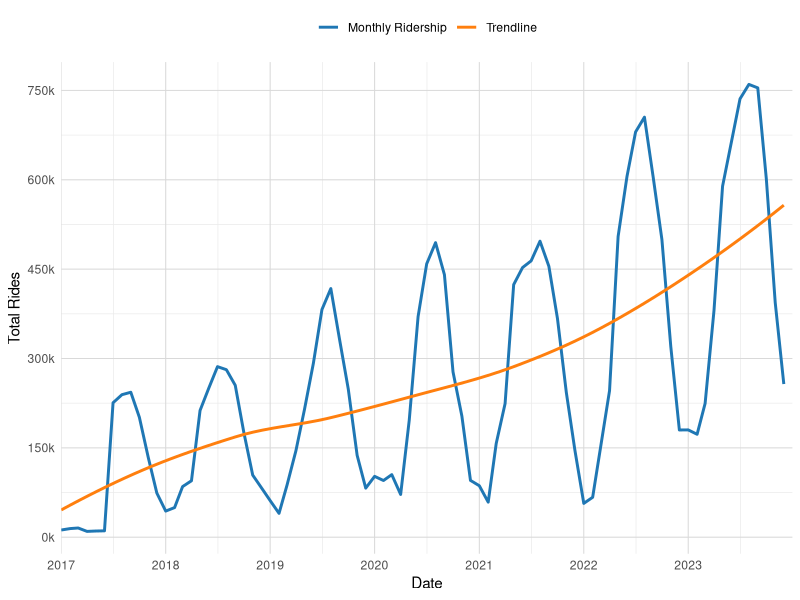
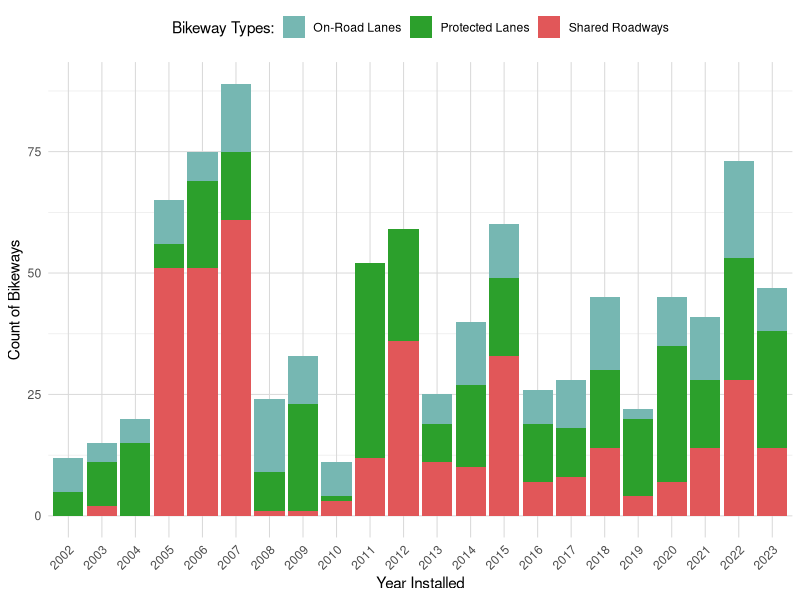
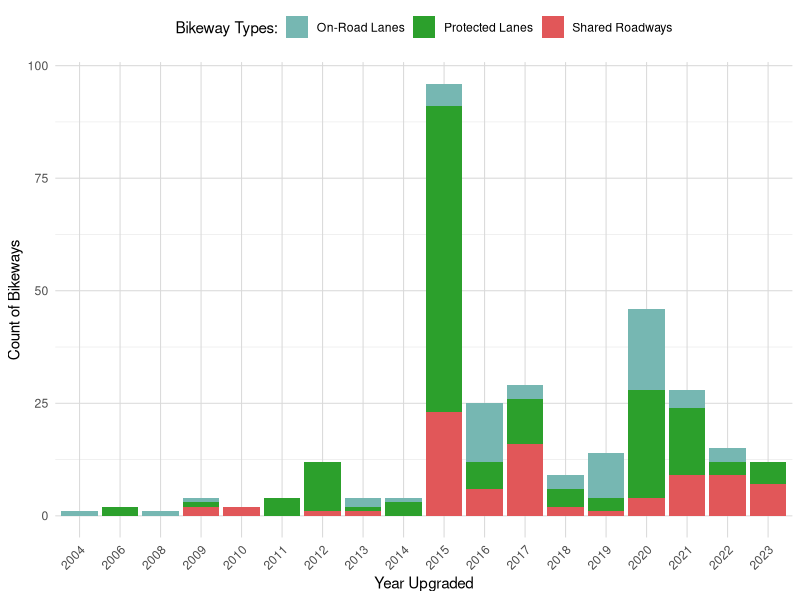
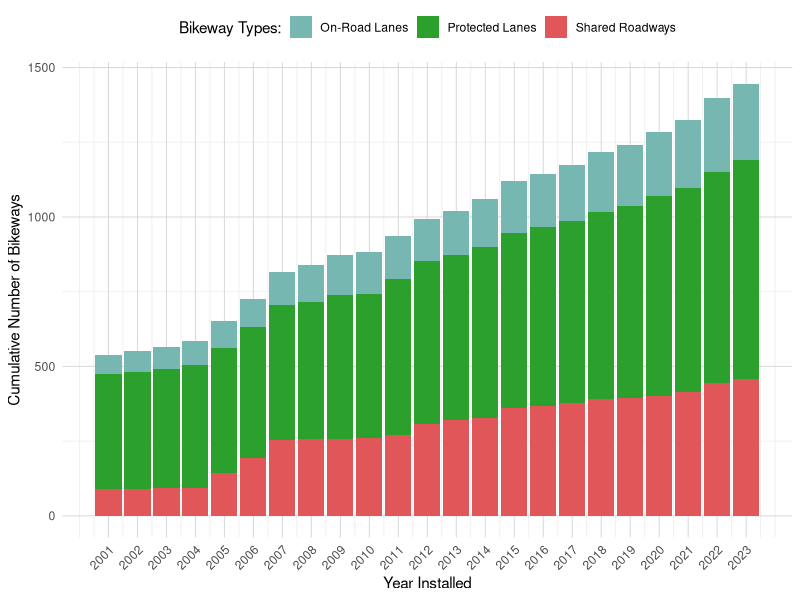
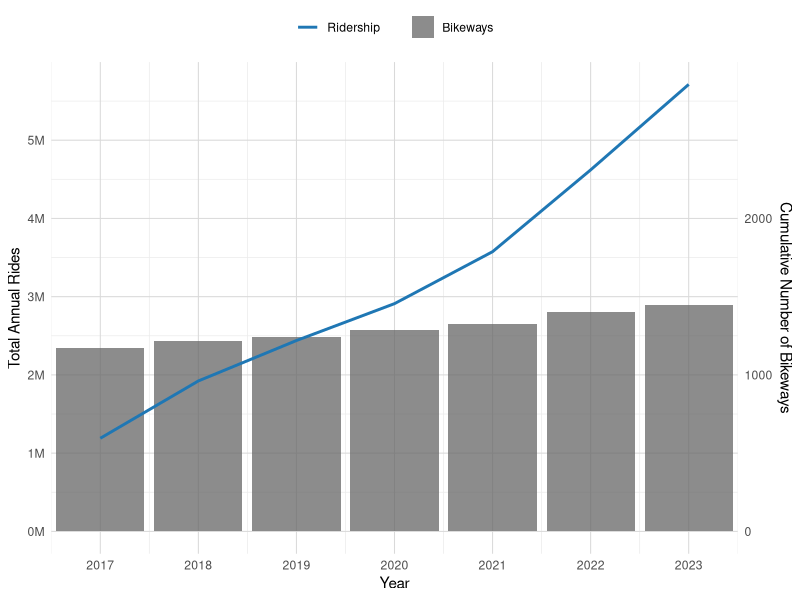
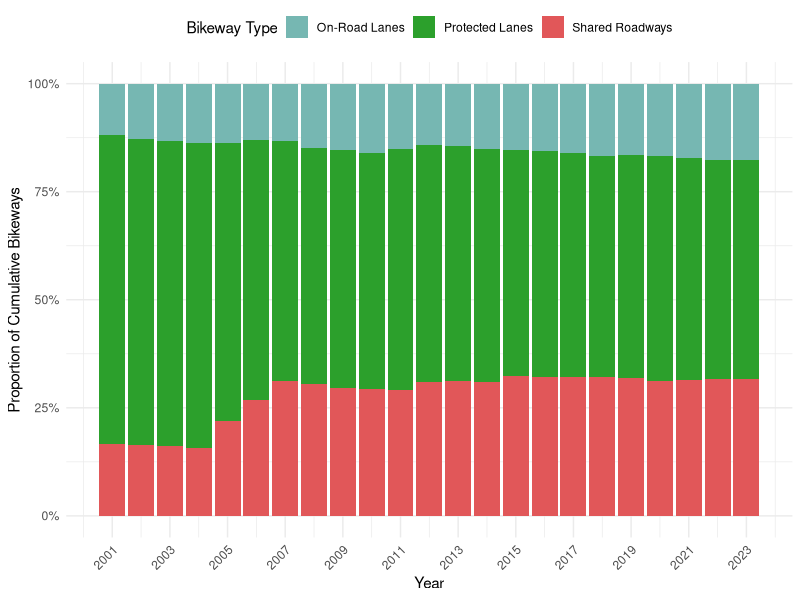

Generate these figures, in order, with R:
## ---- chunk 1
#| include: false
#| warning: false
#| message: false

library(tidyverse)
library(dplyr)
library(knitr)
library(lubridate)
library(ggplot2)

set.seed(778)
## ---- chunk 2
#| echo: false
#| warning: false
#| message: false

bikeShare_data <- read_csv(here::here(
  "data/analysis_data/monthly_aggregated_bikeshare_data.csv"))

bikeWay_data <- read_csv(here::here("data/analysis_data/bikeway_data.csv"))

bikeway_colors <- c("Shared Roadways" = "#e15759", 
                    "On-Road Lanes" = "#76b7b2",
                    "Protected Lanes" = "#2ca02c")
## ---- chunk 3
#| label: tbl-sample-bikeshare
#| tbl-cap: "Sample of Toronto's Bike Share Monthly Ridership Data (2017-2023)"
#| echo: false
#| warning: false
#| message: false

bikeShare_sample <- bikeShare_data %>% sample_n(5) %>% 
  as_tibble() %>% arrange(start_date)

colnames(bikeShare_sample) <- c("Year & Month", "Total Monthly Rides")

kable(bikeShare_sample, format.args = list(big.mark = ","))
## ---- chunk 4
#| label: tbl-ridership_summary_stats
#| tbl-cap: "Annual Bike Share Ridership Summary Statistics"
#| echo: false
#| warning: false
#| message: false

bikeShare_summary <- bikeShare_data %>%
  mutate(year = year(start_date)) %>%  
  group_by(year) %>%   
  summarise(
    total_rides = sum(total_rides),
    avg_monthly_rides = mean(total_rides)
  ) %>%
  mutate(
    year_on_year_growth = (total_rides - lag(total_rides)) / lag(total_rides) * 100
  ) %>%
  mutate(
    year_on_year_growth = round(year_on_year_growth, 2),  # Round to 2 decimal places
    total_rides = format(total_rides, big.mark = ","),  # Add comma separators
    avg_monthly_rides = format(round(avg_monthly_rides), big.mark = ",")  # Round and add comma separators
  )

colnames(bikeShare_summary) <- c("Year", "Total Rides", "Avg Monthly Rides", 
                                 "Year-on-year Growth (%)")

kable(bikeShare_summary)
## ---- chunk 5
#| label: tbl-sample_bikeway
#| tbl-cap: "Sample of Toronto's Cycling Network (Bikeways) Data (2001-2023)"
#| echo: false
#| warning: false
#| message: false

bikeWay_sample <- bikeWay_data %>% sample_n(5) %>% 
  as_tibble() %>% arrange(INSTALLED)

colnames(bikeWay_sample) <- c("Route ID", "Constructed Year", "Upgraded Year"
                              , "Bike Way Type")

kable(bikeWay_sample)
## ---- chunk 6
#| label: fig-ridership_monthly_graph
#| fig-cap: "Toronto Bike Share Monthly Ridership Trend (2017-2023)"
#| echo: false
#| warning: false
#| message: false

ggplot(bikeShare_data, aes(x = start_date, y = total_rides)) +
     geom_line(aes(color = "Monthly Ridership"), size = 1) +
     geom_smooth(aes(color = "Trendline"), method = "loess", se = FALSE) +
     labs(
       x = "Date",
       y = "Total Rides",
       color = NULL
     ) +
     theme_minimal() +
     scale_color_manual(values = c("Monthly Ridership" = "#1f77b4", 
                                   "Trendline" = "#ff7f0e")) +
     scale_x_date(
       date_breaks = "1 year", 
       date_labels = "%Y",
       limits = c(as.Date("2017-01-01"), as.Date("2023-12-31")),
       expand = c(0, 0)
     ) + 
     scale_y_continuous(
       labels = function(x) paste0(x/1000, "k"),
       breaks = seq(0, max(bikeShare_data$total_rides), by = 150000),
       minor_breaks = seq(0, max(bikeShare_data$total_rides), by = 75000)
     ) +
     theme(
       legend.position = "top",
       panel.grid.major = element_line(color = "gray85", linewidth = 0.35)
     )
## ---- chunk 7
#| label: fig-bikeway_type_constructed_graph
#| fig-cap: "Breakdown of Bikeway Types by Installation Year (2002-2023)"
#| fig-foot: "Bikeways installed prior to 2001 are shown with an install year of 2001"
#| echo: false
#| warning: false
#| message: false

bikeWay_type_summary <- bikeWay_data %>%
  filter(INSTALLED >= 2002 & INSTALLED <= 2023) %>%
  group_by(INSTALLED, INFRA_HIGHORDER) %>%
  summarise(count = n())

ggplot(bikeWay_type_summary, aes(x = as.factor(INSTALLED), y = count, fill = INFRA_HIGHORDER)) +
  geom_bar(stat = "identity", position = "stack") +
  scale_fill_manual(values = bikeway_colors) +
  labs(
    x = "Year Installed",
    y = "Count of Bikeways",
    fill = "Bikeway Types:"
  ) +
  theme_minimal() +
  theme(
    axis.text.x = element_text(angle = 45, hjust = 1),
    panel.grid.major = element_line(color = "gray85", linewidth=0.35),
    legend.position = "top"
  )
## ---- chunk 8
#| label: fig-bikeway_type_upgraded_graph
#| fig-cap: "Breakdown of Bikeway Types by Upgraded Year (2002-2023)"
#| echo: false
#| warning: false
#| message: false

bikeWay_type_summary <- bikeWay_data %>%
  filter(UPGRADED >= 2002 & UPGRADED <= 2023) %>%
  group_by(UPGRADED, INFRA_HIGHORDER) %>%
  summarise(count = n()) %>%
  drop_na(UPGRADED)

ggplot(bikeWay_type_summary, aes(x = as.factor(UPGRADED), y = count, fill = INFRA_HIGHORDER)) +
  geom_bar(stat = "identity", position = "stack") +
  scale_fill_manual(values = bikeway_colors) +
  labs(
    x = "Year Upgraded",
    y = "Count of Bikeways",
    fill = "Bikeway Types:"
  ) +
  theme_minimal() +
  theme(
    axis.text.x = element_text(angle = 45, hjust = 1),
    panel.grid.major = element_line(color = "gray85", linewidth=0.35),
    legend.position = "top"
  )
## ---- chunk 9
#| label: fig-cumulative-growth
#| fig-cap: "Cumulative Bikeway types by Installed Year (2001-2023)"
#| echo: false
#| warning: false
#| message: false

cumulative_bikeways <- bikeWay_data %>%
  filter(INSTALLED >= 2001 & INSTALLED <= 2023) %>%
  group_by(INSTALLED, INFRA_HIGHORDER) %>%
  summarise(count = n(), .groups = "drop") %>%
  complete(INSTALLED = 2001:2023, INFRA_HIGHORDER, fill = list(count = 0)) %>%
  arrange(INFRA_HIGHORDER, INSTALLED) %>%
  group_by(INFRA_HIGHORDER) %>%
  mutate(cumulative_count = cumsum(count)) %>%
  ungroup()

# Create the bar graph
ggplot(cumulative_bikeways, aes(x = INSTALLED, y = cumulative_count, fill = INFRA_HIGHORDER)) +
  geom_bar(stat = "identity", position = "stack") +
  scale_fill_manual(values = bikeway_colors) +
  labs(
    x = "Year Installed",
    y = "Cumulative Number of Bikeways",
    fill = "Bikeway Types:"
  ) +
  theme_minimal() +
  theme(
    axis.text.x = element_text(angle = 45, hjust = 1),
    panel.grid.major = element_line(color = "gray85", linewidth = 0.35),
    legend.position = "top"
  ) +
  scale_x_continuous(breaks = seq(2001, 2023, by = 1))
## ---- chunk 10
#| label: fig-combined_ridership_bikeways_graph
#| fig-cap: "Comparison of Annual Bike Share Ridership and Cumulative Bikeways (2017-2023)"
#| echo: false
#| warning: false
#| message: false

# Summarize cumulative bikeway data for the years 2017-2023
bikeWay_cumulative_summary <- bikeWay_data %>%
  filter(INSTALLED <= 2023) %>%
  group_by(INSTALLED) %>%
  summarise(total_bikeways_installed = n()) %>%
  mutate(cumulative_bikeways = cumsum(total_bikeways_installed)) %>%
  filter(INSTALLED >= 2017)

# Summarize bike share data for the years 2017-2023
bikeShare_yearly_summary <- bikeShare_data %>%
  mutate(year = year(start_date)) %>%
  filter(year >= 2017 & year <= 2023) %>%
  group_by(year) %>%
  summarise(total_rides = sum(total_rides))

# Merge the two datasets by year
combined_data <- left_join(bikeShare_yearly_summary, 
                           bikeWay_cumulative_summary, 
                           by = c("year" = "INSTALLED"))


ggplot(combined_data, aes(x = year)) +
  geom_bar(aes(y = cumulative_bikeways * 2000, fill = "Bikeways"), 
           stat = "identity", alpha = 0.75) +
  geom_line(aes(y = total_rides, color = "Ridership"), size = 1) +
  scale_y_continuous(
    name = "Total Annual Rides", 
    sec.axis = sec_axis(~ . / 2000, name = "Cumulative Number of Bikeways"),
    labels = function(x) paste0(x/1000000, "M"),
    breaks = seq(0, max(combined_data$total_rides), by = 1000000),
    minor_breaks = seq(0, max(combined_data$total_rides), by = 500000)
  ) +
  scale_x_continuous(
    breaks = seq(2017, 2023, by = 1),
    limits = c(2016.5, 2023.5),
    expand = c(0, 0)
  ) +
  scale_color_manual(values = c("Ridership" = "#1f77b4")) +
  scale_fill_manual(values = c("Bikeways" = "gray40")) +
  labs(
    x = "Year",
    color = NULL,
    fill = NULL
  ) +
  theme_minimal() +
  theme(
    legend.position = "top",
    panel.grid.major = element_line(color = "gray85", linewidth=0.35)
  )
## ---- chunk 11
#| label: fig-cumulative-proportion-bikeways
#| fig-cap: "Proportional Breakdown of Cumulative Bikeways by Type and Year (2001-2023)"
#| echo: false
#| warning: false
#| message: false

# Calculate cumulative counts for each bikeway type by year
cumulative_bikeways <- bikeWay_data %>%
  filter(INSTALLED >= 2001 & INSTALLED <= 2023) %>%
  group_by(INSTALLED, INFRA_HIGHORDER) %>%
  summarise(count = n(), .groups = "drop") %>%
  complete(INSTALLED = 2001:2023, INFRA_HIGHORDER, fill = list(count = 0)) %>%
  arrange(INFRA_HIGHORDER, INSTALLED) %>%
  group_by(INFRA_HIGHORDER) %>%
  mutate(cumulative_count = cumsum(count)) %>%
  ungroup()

# Calculate the total cumulative count for each year
total_cumulative <- cumulative_bikeways %>%
  group_by(INSTALLED) %>%
  summarise(total = sum(cumulative_count))

# Join the total to the main dataset and calculate proportions
cumulative_proportions <- cumulative_bikeways %>%
  left_join(total_cumulative, by = "INSTALLED") %>%
  mutate(proportion = cumulative_count / total)

# Create the proportional stacked bar plot
ggplot(cumulative_proportions, aes(x = INSTALLED, y = proportion, fill = INFRA_HIGHORDER)) +
  geom_bar(stat = "identity", position = "fill") +
  scale_y_continuous(labels = scales::percent_format()) +
  scale_fill_manual(values = bikeway_colors) +
  labs(
    x = "Year",
    y = "Proportion of Cumulative Bikeways",
    fill = "Bikeway Type"
  ) +
  theme_minimal() +
  theme(
    axis.text.x = element_text(angle = 45, hjust = 1),
    legend.position = "top"
  ) +
  scale_x_continuous(breaks = seq(2001, 2023, by = 2))
